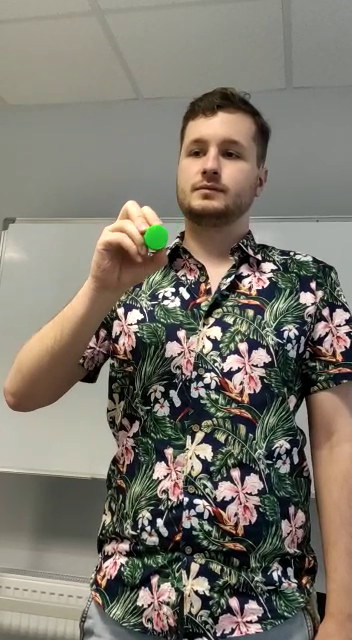
#> input picture frame 30 of vidosiki.mp4, 352 x 640 px, given in place of 192.168.252.247:3001, which was not available
$ python visionRecognition.py
#> lines starting #> are read from the running program, lines starting #| are printed output that depends on the picture; after the words box and inside, x2 and y2 are one past the last pixel; in counts of white or black regions, pixels touching at a corner belong together; pictures that were not available may be replaced by others from this repository, and a replacement may not be noted
from collections import deque
from imutils.video import VideoStream
import numpy as np
import argparse
import cv2
import imutils
import time


ap = argparse.ArgumentParser()
ap.add_argument("-b", "--buffer", type=int, default=64, help="max buffer size")
args = vars(ap.parse_args())

greenLower = (40, 150, 70)
greenUpper = (70, 255, 255)

blueLower = (90,150,50)
blueUpper = (128,255,255)

yellowLower = (25,120,100)
yellowUpper = (40,255,255)

red1Lower = (0,180,70)
red1Upper = (5,255,255)

red2Lower = (160,150,70)
red2Upper = (180,255,255)

pts = deque(maxlen=args["buffer"])

# Use this to satrt stream
# gst-launch-0.10 -v v4l2src device=/dev/video-top ! video/x-raw-yuv,width=640,height=480,framerate=30/1 ! ffmpegcolorspace ! jpegenc ! multipartmux! tcpserversink port=3000

# vs = cv2.VideoCapture("tcp://192.168.252.226:3000")
# vs = cv2.VideoCapture("tcp://192.168.252.247:3000")
vs = cv2.VideoCapture("tcp://192.168.252.247:3001")
# vs = cv2.VideoCapture("tcp://192.168.253.155:3000")

while True:

    # grab the current frame
    frame = vs.read()
    frame = frame[1]
#> frame is the input picture: shape (640, 352, 3); mean B, G, R 108.3, 118.9, 124.4
    # frame = frame[:, 150:]
    # frame = frame[:, :-150]
    # frame = frame[:][:240]
    # frame = cv2.Canny(frame, threshold1=123, threshold2=123)


    # if we are viewing a video and we did not grab a frame,
    # then we have reached the end of
    # the video
    # resize the frame, blur it, and convert it to the HSV
    if frame is None:
        print ("i have no picture")
        break
    # color space
    # frame = imutils.resize(frame, width=240)
    blurred = cv2.GaussianBlur(frame, (11, 11), 0)
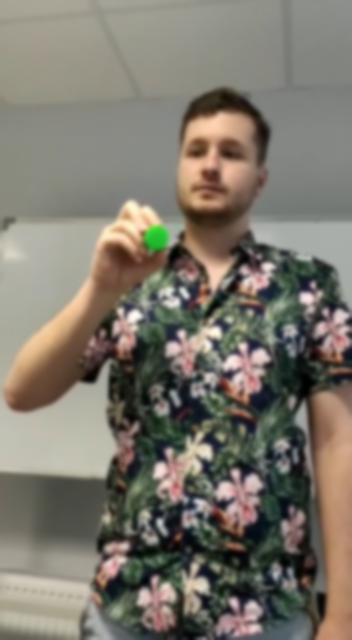
#> blurred: shape (640, 352, 3); mean B, G, R 108.3, 118.9, 124.4
    hsv = cv2.cvtColor(blurred, cv2.COLOR_BGR2HSV)
#> hsv: shape (640, 352, 3); mean H, S, V 41.4, 44.4, 127.5

    # construct a mask for the color "green", then perform
    # a series of dilations and erosions to remove any small
    # blobs left in the mask

    gMask = cv2.inRange(hsv, greenLower, greenUpper)
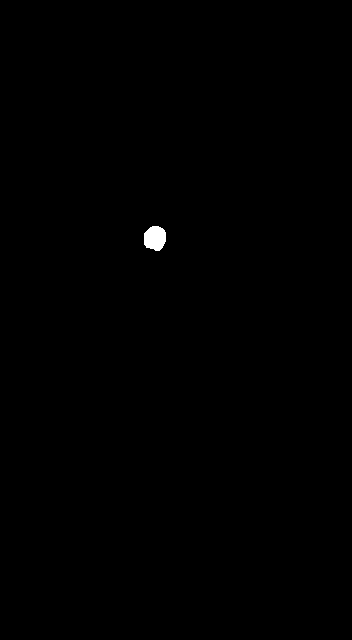
#> gMask: shape (640, 352); 0.2% white; 1 white region, box (x1, y1, x2, y2) and area: (144, 226, 166, 251) 443
    bMask = cv2.inRange(hsv, blueLower, blueUpper)
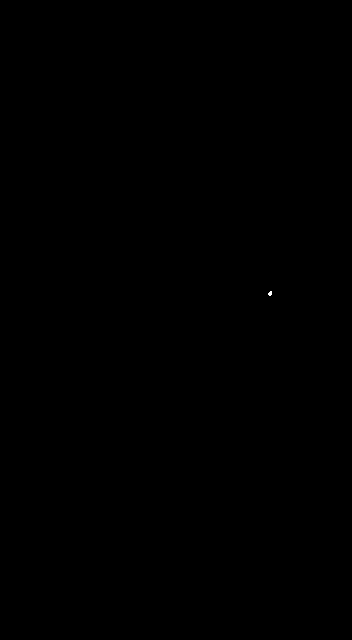
#> bMask: shape (640, 352); 0.01% white in thin lines or dots, all inside (x1, y1, x2, y2) = (268, 291, 272, 296)
    yMask = cv2.inRange(hsv, yellowLower, yellowUpper)
#> yMask: shape (640, 352); 0.01% white in thin lines or dots, all inside (x1, y1, x2, y2) = (142, 225, 152, 248)
    r1Mask = cv2.inRange(hsv, red1Lower, red1Upper)
#> r1Mask: shape (640, 352); 0% white in thin lines or dots, all inside (x1, y1, x2, y2) = (218, 516, 221, 520)
    r2Mask = cv2.inRange(hsv, red2Lower, red2Upper)
#> r2Mask: shape (640, 352); every value is 0

    mask = gMask | bMask | yMask | r1Mask | r2Mask
#> mask: shape (640, 352); 0.21% white; 5 white regions (4 under 20 px), largest, box (x1, y1, x2, y2) and area: (142, 225, 166, 251) 459
    # mask = yMask
    mask = cv2.erode(mask, None, iterations=2)
#> mask: shape (640, 352); 0.12% white; 1 white region, box (x1, y1, x2, y2) and area: (146, 228, 164, 249) 272
    mask = cv2.dilate(mask, None, iterations=2)
#> mask: shape (640, 352); 0.2% white; 1 white region

    # find contours in the mask and initialize the current
    # (x, y) center of the ball
    cnts = cv2.findContours(mask.copy(), cv2.RETR_EXTERNAL, cv2.CHAIN_APPROX_SIMPLE)
#> cnts = 1 contour; box (x1, y1, x2, y2) and area: (144, 226, 166, 251) 409
    cnts = imutils.grab_contours(cnts)
    center = None
    col = None
    # only proceed if at least one contour was found
    if len(cnts) > 0:
        # find the largest contour in the mask, then use
        # it to compute the minimum enclosing circle and
        # centroid
        for c in cnts:
            if cv2.contourArea(c) < 100:
                continue

            ((x, y), radius) = cv2.minEnclosingCircle(c)
            M = cv2.moments(c)
            center = (int(M["m10"] / M["m00"]), int(M["m01"] / M["m00"]))

            # only proceed if the radius meets a minimum size
            if radius > 10:
                # draw the circle and centroid on the frame,
                # then update the list of tracked points


                cv2.circle(frame, (int(x), int(y)), int(radius), (0, 255, 255), 2)
                cv2.circle(frame, center, 2, (0, 0, 255), -1)
#> this loop made 1 pass
#> (x, y, radius, center) on pass 1: (154.9, 238.2, 12.54, (154, 237))
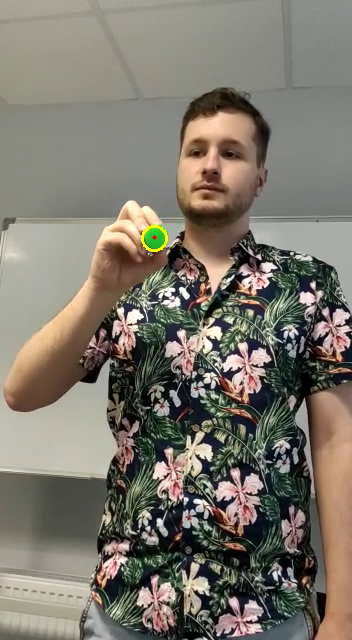
#> frame: shape (640, 352, 3); 0.11% of pixels changed, all inside (x1, y1, x2, y2) = (141, 225, 168, 252)
    # update the points queue
    pts.appendleft(center)


    # loop over the set of tracked points
    for i in range(1, len(pts)):
        # if either of the tracked points are None, ignore
        # them
        if pts[i - 1] is None or pts[i] is None:
            continue
        # otherwise, compute the thickness of the line and
        # draw the connecting lines
        thickness = int(np.sqrt(args["buffer"] / float(i + 1)) * 2.5)
        cv2.line(frame, pts[i - 1], pts[i], (0, 0, 255), thickness)
    # show the frame to our screen
    cv2.imshow("Frame", frame)
    key = cv2.waitKey(1) & 0xFF
#> (key q is pressed here)
    # if the 'q' key is pressed, stop the loop
    if key == ord("q"):
        break
# if we are not using a video file, stop the camera video stream
cv2.destroyAllWindows()

$ run again, starting later in the video
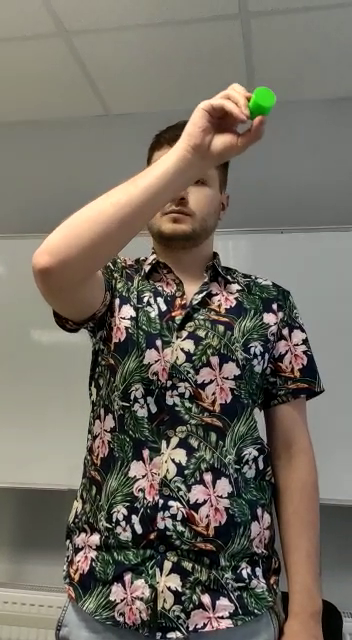
#> input picture frame 137 of vidosiki.mp4, 352 x 640 px, given in place of 192.168.252.247:3001, which was not available
#> frame is the input picture: shape (640, 352, 3); mean B, G, R 98.4, 108.9, 114.3
#> `blurred = cv2.GaussianBlur(frame, (11, 11), 0)`:
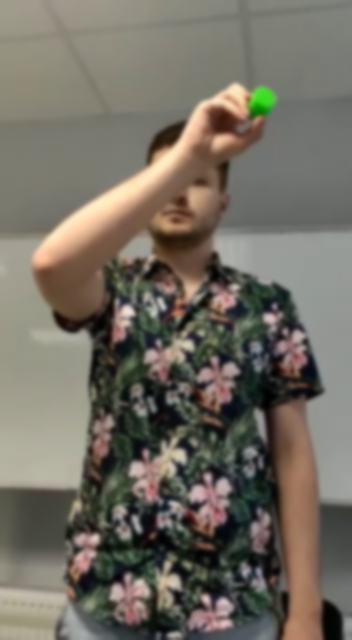
#> blurred: shape (640, 352, 3); mean B, G, R 98.4, 108.9, 114.3
#> hsv: shape (640, 352, 3); mean H, S, V 40.3, 45.1, 116.7
#> gMask: shape (640, 352); 0.25% white; 1 white region, box (x1, y1, x2, y2) and area: (248, 88, 274, 118) 552
#> bMask: shape (640, 352); every value is 0
#> yMask: shape (640, 352); 0.02% white in thin lines or dots, all inside (x1, y1, x2, y2) = (247, 95, 263, 118)
#> cnts = 1 contour; box (x1, y1, x2, y2) and area: (247, 88, 274, 117) 530
#> the loop `for c in cnts:` made 1 pass
#> (x, y, radius, center) on pass 1: (260, 103, 15.81, (260, 101))
#> after the loop `for c in cnts:`:
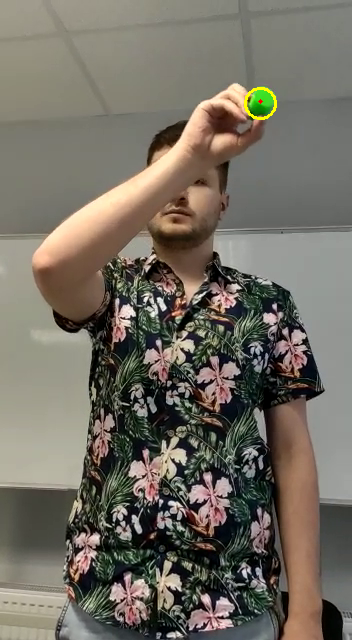
#> frame: shape (640, 352, 3); 0.13% of pixels changed, all inside (x1, y1, x2, y2) = (244, 87, 277, 120)

$ run again, starting later in the video
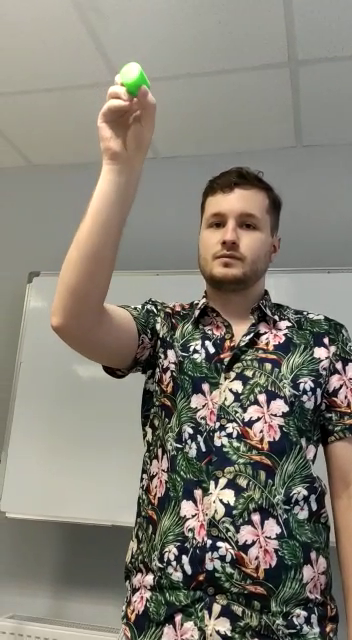
#> input picture frame 244 of vidosiki.mp4, 352 x 640 px, given in place of 192.168.252.247:3001, which was not available
#> frame is the input picture: shape (640, 352, 3); mean B, G, R 117.4, 128.1, 132.3
#> `blurred = cv2.GaussianBlur(frame, (11, 11), 0)`:
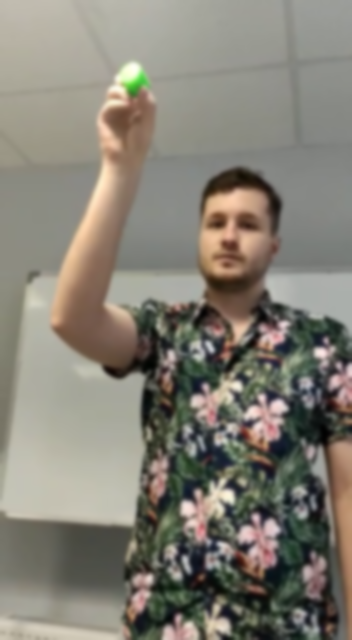
#> blurred: shape (640, 352, 3); mean B, G, R 117.4, 128.1, 132.3
#> hsv: shape (640, 352, 3); mean H, S, V 37.9, 37.6, 134.7
#> gMask: shape (640, 352); 0.07% white; 1 white region, box (x1, y1, x2, y2) and area: (127, 76, 145, 94) 159
#> bMask: shape (640, 352); every value is 0
#> yMask: shape (640, 352); 0% white in thin lines or dots, all inside (x1, y1, x2, y2) = (131, 95, 132, 96)
#> r1Mask: shape (640, 352); 0% white in thin lines or dots, all inside (x1, y1, x2, y2) = (240, 559, 241, 560)
#> cnts = 1 contour; box (x1, y1, x2, y2) and area: (128, 78, 144, 93) 120
#> the loop `for c in cnts:` made 1 pass
#> (x, y, radius, center) on pass 1: (136.2, 84.76, 9.56, (134, 85))
